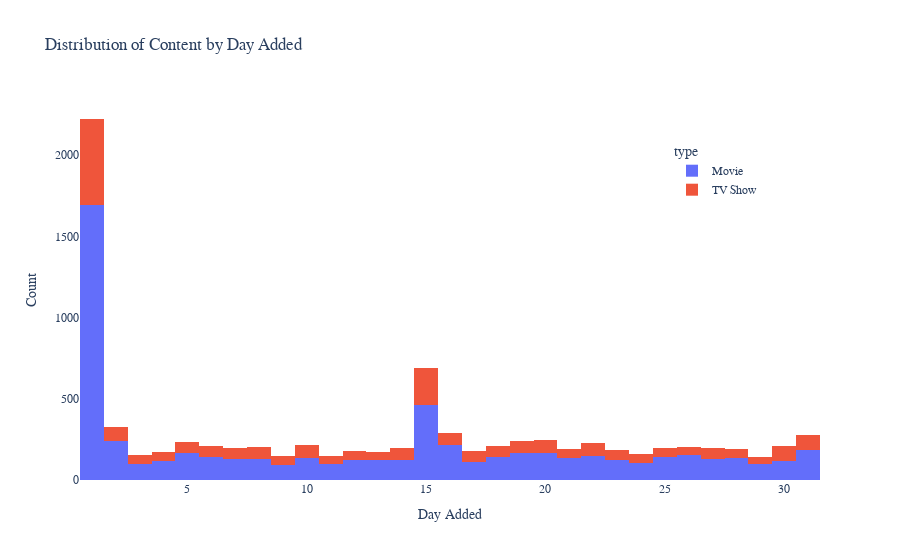

The notebook cell saved with this chart:
### Code cell
fig = px.histogram(data_import, x='date_added_day',
                  title='Distribution of Content by Day Added',
                  color='type')
                   
fig.update_layout(xaxis_title='Day Added',
                    yaxis_title='Count',
                    legend=dict(x=0.8, y=0.9),
                    font=dict(family='Arial', size=12),
                    plot_bgcolor='rgba(0,0,0,0)'

)

### Figure 1 — Plotly figure (JSON) as saved in the notebook; plotly's stock layout.template omitted (floating-point values rounded to 4 significant figures; data arrays with more than 128 entries replaced by an {"elided": "..."} marker saying what was removed)
{"data": [{"alignmentgroup": "True", "bingroup": "x", "hovertemplate": "type=Movie<br>date_added_day=%{x}<br>count=%{y}<extra></extra>", "legendgroup": "Movie", "marker": {"color": "#636efa", "pattern": {"shape": ""}}, "name": "Movie", "offsetgroup": "Movie", "orientation": "v", "showlegend": true, "type": "histogram", "x": {"elided": "6131 int values"}, "xaxis": "x", "yaxis": "y"}, {"alignmentgroup": "True", "bingroup": "x", "hovertemplate": "type=TV Show<br>date_added_day=%{x}<br>count=%{y}<extra></extra>", "legendgroup": "TV Show", "marker": {"color": "#EF553B", "pattern": {"shape": ""}}, "name": "TV Show", "offsetgroup": "TV Show", "orientation": "v", "showlegend": true, "type": "histogram", "x": {"elided": "2676 int values"}, "xaxis": "x", "yaxis": "y"}], "layout": {"barmode": "relative", "font": {"family": "Arial", "size": 12}, "legend": {"title": {"text": "type"}, "tracegroupgap": 0, "x": 0.8, "y": 0.9}, "plot_bgcolor": "rgba(0,0,0,0)", "title": {"text": "Distribution of Content by Day Added"}, "xaxis": {"anchor": "y", "domain": [0, 1], "title": {"text": "Day Added"}}, "yaxis": {"anchor": "x", "domain": [0, 1], "title": {"text": "Count"}}}}
